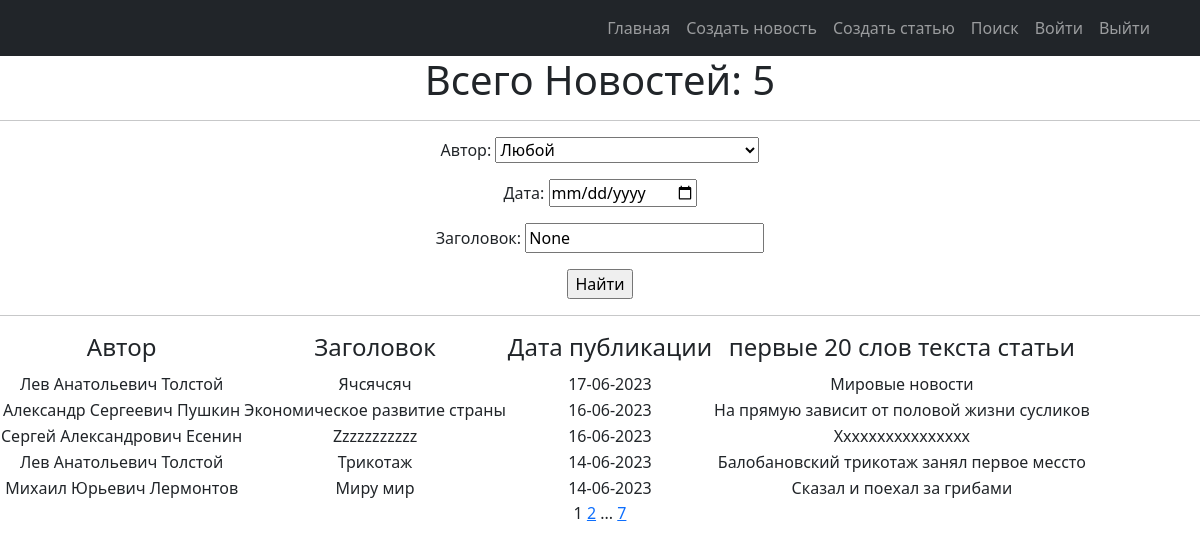
Page /news/search/ on the earlier database version.
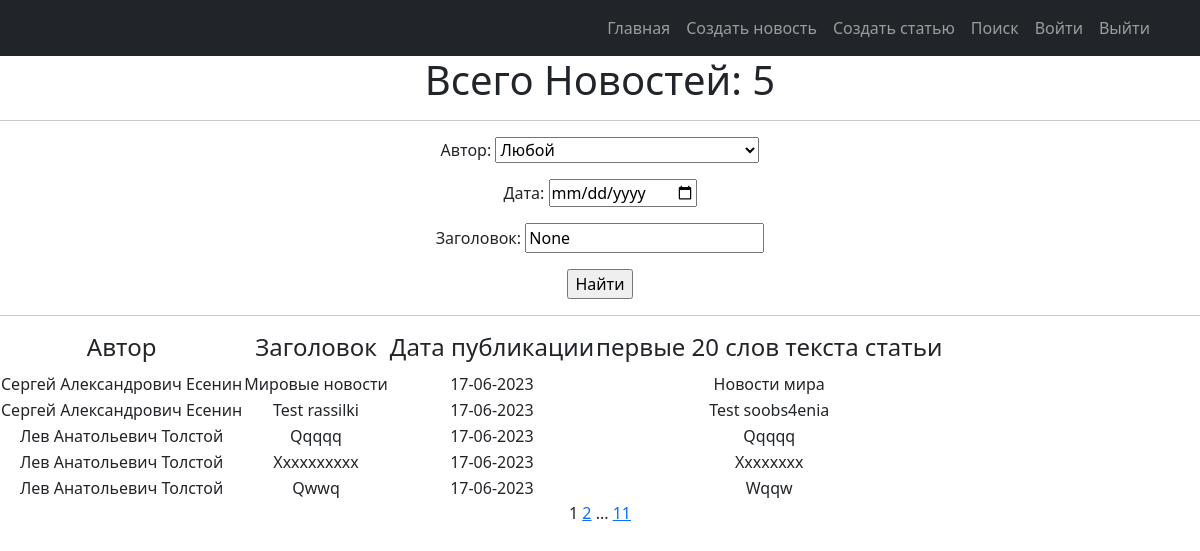
Same page on the later database version.
### news/models.py (models this page shows, shortened)
class Post(models.Model):
    objects = None
    article = 'AR'
    news = 'NE'
    POST = [
        (news, 'Новость'),
        (article, 'Статья')
    ]
    title = models.TextField(max_length=50)
    author = models.ForeignKey(Author, on_delete=models.CASCADE)
    time_in_comment = models.DateTimeField(auto_now_add=True)  #default=django.utils.timezone.now
    choice_title = models.CharField(max_length=2, choices=POST)
    post_text = models.TextField(max_length=500)
    categories = models.ManyToManyField('Category', through='PostCategory')
    rating_post = models.IntegerField(default=0)

class Author(models.Model):
    user_author = models.OneToOneField(User, on_delete=models.CASCADE)
    user_rating = models.IntegerField(default=0)
    def __str__(self):
        return f'{self.user_author.first_name}'

### news/views.py (the view)
# urls.py: path('news/search/', PostSearch.as_view()),
class PostSearch(ListView):
    model = Post
    ordering = '-time_in_comment'
    template_name = 'news_search.html'
    context_object_name = 'posts'
    paginate_by = 5
    def get_queryset(self):
        queryset = super().get_queryset()
        self.filterset = PostFilter(self.request.GET, queryset=queryset)
        return self.filterset.qs
    def get_context_data(self, **kwargs):
        context = super().get_context_data(**kwargs)
        context['filterset'] = self.filterset
        context['curr_date'] = self.request.GET.get('time_in_comment__date__gte')
        context['curr_title'] = self.request.GET.get('title__icontains')
        return context

### news/templatetags/censure.py (called while the page is built)
@register.filter()
def censor(word):
    def multiple_replace(texts, replace_value):
        for i, j in replace_value.items():
            texts = texts.lower().replace(i, j)
        return texts
    replace_values = {'модели': 'м*****',
                      'джигурда': 'д*******',
                      'однако': 'о*****',
                      'директор': 'д*******',
                      'повтор': 'п*****'
                      }
    word = multiple_replace(word, replace_values)
    return word.capitalize()

### news/templatetags/custom_tags.py (called while the page is built)
@register.simple_tag(takes_context=True)
def url_replace(context, **kwargs):
   d = context['request'].GET.copy()
   for k, v in kwargs.items():
       d[k] = v
   return d.urlencode()

### templates/news_search.html (shortened to what this page needs)
{% extends 'flatpages/default.html' %}
{% load custom_tags %}
{% block content %}
{% load censure %}
    <h1>Всего Новостей: {{ posts |length }} </h1>
    <hr>
    <form action="" method="get">
        <label >Автор:</label>
                {{ filterset.form.author }}
        <div>
             <label >Дата:</label>
            <input   type="date"  name="time_in_comment__date__gte" value="{{curr_date}}">
        </div>
              <label >Заголовок:</label>
                  <input type="text"  name="title__icontains" value="{{ curr_title }}">
        <p> <input type="submit" value="Найти" /></p>
   </form>
    <hr>
    {% if posts %}
        <table >
            <tr>
                <td><h4>Автор</h4></td>
                <td><h4>Заголовок</h4></td>
                <td><h4>Дата публикации</h4></td>
                <td><h4>первые 20 слов текста статьи</h4></td>
            </tr>
            {% for news in posts %}
            <tr>
                <td>{{ news.author.user_author.first_name }}</td>
                <td>{{ news.title | censor }}</td>
                <td>{{ news.time_in_comment |date:'j-m-Y'  }}</td>
                <td>{{ news.post_text |truncatewords:20 | censor }}</td>
            </tr>
            {% endfor %}
        </table>
    {% else %}
        <h2>Новостей нет!</h2>
    {% endif %}
   {{ page_obj.number }}
   {% if page_obj.has_next %}
       <a href="?{% url_replace page=page_obj.next_page_number %}">{{ page_obj.next_page_number }}</a>
       {% if paginator.num_pages != page_obj.next_page_number %}
           ...
           <a href="?{% url_replace page=page_obj.paginator.num_pages %}">{{ page_obj.paginator.num_pages }}</a>
       {% endif %}
   {% endif %}
{% endblock content %}

Differences in the rows shown:
no longer on this page (row unchanged): Post: author.user_author.first_name "Лев Анатольевич Толстой", title|censor "Ячсячсяч", time_in_comment "17-06-2023", post_text|censor "Мировые новости"
no longer on this page (row unchanged): Post: author.user_author.first_name "Александр Сергеевич Пушкин", title|censor "Экономическое развитие страны", time_in_comment "16-06-2023", post_text|censor "На прямую зависит от половой жизни сусликов"
no longer on this page (row unchanged): Post: author.user_author.first_name "Сергей Александрович Есенин", title|censor "Zzzzzzzzzzz", time_in_comment "16-06-2023", post_text|censor "Xxxxxxxxxxxxxxxx"
no longer on this page (row unchanged): Post: author.user_author.first_name "Лев Анатольевич Толстой", title|censor "Трикотаж", time_in_comment "14-06-2023", post_text|censor "Балобановский трикотаж занял первое мессто"
no longer on this page (row unchanged): Post: author.user_author.first_name "Михаил Юрьевич Лермонтов", title|censor "Миру мир", time_in_comment "14-06-2023", post_text|censor "Сказал и поехал за грибами"
added Post: author.user_author.first_name "Сергей Александрович Есенин", title|censor "Мировые новости", time_in_comment "17-06-2023", post_text|censor "Новости мира"
added Post: author.user_author.first_name "Сергей Александрович Есенин", title|censor "Test rassilki", time_in_comment "17-06-2023", post_text|censor "Test soobs4enia"
added Post: author.user_author.first_name "Лев Анатольевич Толстой", title|censor "Qqqqq", time_in_comment "17-06-2023", post_text|censor "Qqqqq"
added Post: author.user_author.first_name "Лев Анатольевич Толстой", title|censor "Xxxxxxxxxx", time_in_comment "17-06-2023", post_text|censor "Xxxxxxxx"
added Post: author.user_author.first_name "Лев Анатольевич Толстой", title|censor "Qwwq", time_in_comment "17-06-2023", post_text|censor "Wqqw"
Other differences:
{{ page_obj.paginator.num_pages }}: "7" → "11"
